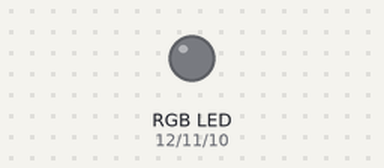
A sketch run on a simulated Arduino Uno, built with avr-gcc and run on an emulated ATmega328P. Shown: an RGB LED mixed from three pins (HIGH = lit). Dim RGB values are drawn brighter than linear.

Above: at 0.05 s.
At 8.85 s:
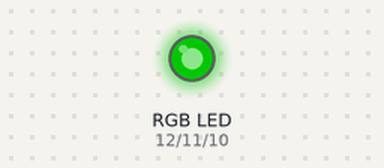
At 17.85 s:
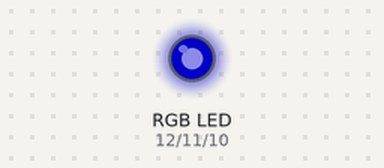
At 41.85 s:
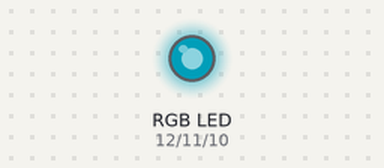
Timing chart, 0 to 62.4 s (numbered marks = the images above):
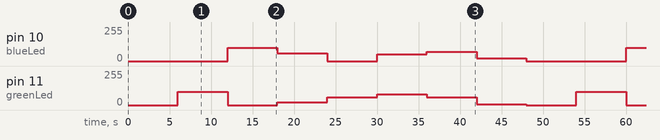

The sketch:

RBG_LED_interfacing.ino
```cpp
int redLed      = 12;
int greenLed    = 11;
int blueLed     = 10;
int delayPeriod = 6000;
void setup() {
  // put your setup code here, to run once:
pinMode(redLed,OUTPUT);
pinMode(greenLed,OUTPUT);
pinMode(blueLed,OUTPUT);
}

void loop() {
  // put your main code here, to run repeatedly:
analogWrite(redLed,100);
analogWrite(greenLed,0);
analogWrite(blueLed,0);
delay(delayPeriod);

analogWrite(redLed,0);
analogWrite(greenLed,100);
analogWrite(blueLed,0);
delay(delayPeriod);

analogWrite(redLed,0);
analogWrite(greenLed,0);
analogWrite(blueLed,100);
delay(delayPeriod);

analogWrite(redLed,100);
analogWrite(greenLed,20);
analogWrite(blueLed,60);
delay(delayPeriod);

analogWrite(redLed,50);
analogWrite(greenLed,60);
analogWrite(blueLed,0);
delay(delayPeriod);

analogWrite(redLed,100);
analogWrite(greenLed,80);
analogWrite(blueLed,50);
delay(delayPeriod);

analogWrite(redLed,50);
analogWrite(greenLed,60);
analogWrite(blueLed,70);
delay(delayPeriod);

analogWrite(redLed,14);
analogWrite(greenLed,5);
analogWrite(blueLed,20);
delay(delayPeriod);

}
```

Measured:
- by itself, pin 10 (blueLed): repeats every 48.0 s: 60/255 6.0 s, 0/255 6.0 s, 50/255 6.0 s, 70/255 6.0 s, 20/255 6.0 s, 0/255 12.0 s, 100/255 6.0 s
- by itself, pin 11 (greenLed): repeats every 48.0 s: 0/255 6.0 s, 20/255 6.0 s, 60/255 6.0 s, 80/255 6.0 s, 60/255 6.0 s, 5/255 6.0 s, 0/255 6.0 s, 100/255 6.0 s
